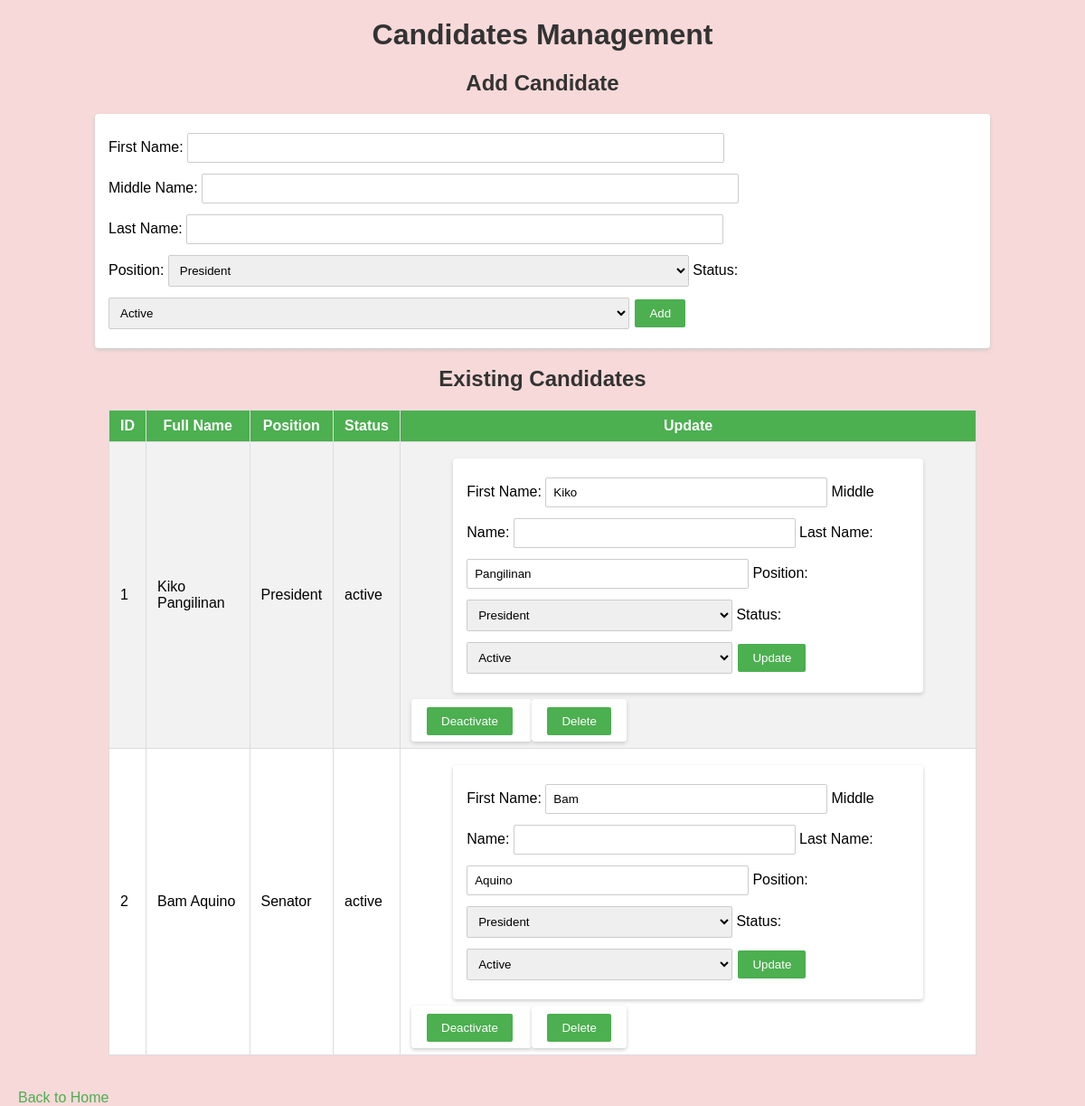
The page /candidates on the database its author committed.
### tables this page shows
CREATE TABLE candidates (
            candID INTEGER PRIMARY KEY AUTOINCREMENT,
            candFName TEXT NOT NULL,
            candMName TEXT,
            candLName TEXT NOT NULL,
            posID INTEGER NOT NULL,
            candStat TEXT NOT NULL DEFAULT 'active',
            votes INTEGER NOT NULL DEFAULT 0,
            FOREIGN KEY (posID) REFERENCES positions(posID)
        );

CREATE TABLE positions (
            posID INTEGER PRIMARY KEY AUTOINCREMENT,
            posName TEXT NOT NULL,
            numOfPositions INTEGER NOT NULL,
            posStat TEXT NOT NULL DEFAULT 'open'
        );

### app.py (the view)
@app.route("/candidates")
def candidates():
    conn = dbhelper.get_connection()
    cur = conn.cursor()
    cur.execute("""
        SELECT c.candID, c.candFName, c.candMName, c.candLName, p.posName, c.candStat
        FROM candidates c
        JOIN positions p ON c.posID = p.posID
    """)
    data = cur.fetchall()
    cur.execute("SELECT posID, posName FROM positions WHERE posStat='open'")
    positions = cur.fetchall()
    conn.close()
    return render_template("candidates.html", candidates=data, positions=positions)

### dbhelper.py (called while the page is built)
def get_connection():
    conn = sqlite3.connect(DB_NAME)
    return conn

### templates/candidates.html (shortened to what this page needs)
<!DOCTYPE html>
<html>
<head>
    <link rel="stylesheet" href="/statics/index.css">
</head>
<body>
    <h1>Candidates Management</h1>
    <h2>Add Candidate</h2>
    <form action="/candidates/add" method="POST">
        First Name: <input type="text" name="fname" required><br>
        Middle Name: <input type="text" name="mname"><br>
        Last Name: <input type="text" name="lname" required><br>
        Position:
        <select name="pos" required>
            {% for pos in positions %}
            <option value="{{ pos[0] }}">{{ pos[1] }}</option>
            {% endfor %}
        </select>
        Status:
        <select name="stat">
            <option value="active">Active</option>
        </select>
        <button type="submit">Add</button>
    </form>
    <h2>Existing Candidates</h2>
    <table>
        <tr><th>ID</th><th>Full Name</th><th>Position</th><th>Status</th><th>Update</th></tr>
        {% for c in candidates %}
        <tr>
            <td>{{ c[0] }}</td>
            <td>{{ c[1] }} {{ c[2] }} {{ c[3] }}</td>
            <td>{{ c[4] }}</td>
            <td>{{ c[5] }}</td>
            <td>
                <form action="/candidates/update" method="POST">
                    First Name: <input type="text" name="fname" value="{{ c[1] }}" required>
                    Middle Name: <input type="text" name="mname" value="{{ c[2] }}">
                    Last Name: <input type="text" name="lname" value="{{ c[3] }}" required>
                    Position:
                    <select name="pos">
                        {% for pos in positions %}
                        <option value="{{ pos[0] }}">{{ pos[1] }}</option>
                        {% endfor %}
                    </select>
                    Status:
                    <select name="stat">
                        <option value="active" {% if c[5] == 'active' %}selected{% endif %}>Active</option>
                    </select>
                    <button type="submit">Update</button>
                </form>
                {% if c[5] == 'active' %}
                <form action="/candidates/deactivate" method="POST" style="display:inline">
                    <button type="submit">Deactivate</button>
                </form>
                {% else %}
                <form action="/candidates/activate" method="POST" style="display:inline">
                    <input type="hidden" name="cid" value="{{ c[0] }}">
                    <button type="submit">Activate</button>
                </form>
                {% endif %}
                <form action="/candidates/delete" method="POST" style="display:inline" onsubmit="return confirm('Delete this candidate?');">
                    <button type="submit">Delete</button>
                </form>
            </td>
        </tr>
        {% endfor %}
    </table>
    <br><a href="/">Back to Home</a>
</body>
</html>

### statics/index.css (style rules this page uses)
body { font-family: Arial, sans-serif; background: #f7d9d9; margin: 0; padding: 0; }
h1, h2 { color: #333; text-align: center; margin-top: 20px; }
table { border-collapse: collapse; width: 80%; margin: 20px auto; background: #fff; }
th, td { border: 1px solid #ddd; padding: 8px 12px; }
th { background-color: #4CAF50; color: white; }
tr:nth-child(even) { background-color: #f2f2f2; }
form { margin: 10px auto; width: 80%; background: #fff; padding: 15px; border-radius: 4px; box-shadow: 0 2px 4px #ccc; }
input[type="text"], input[type="number"], select { width: 60%; padding: 8px; margin: 6px 0; border: 1px solid #ccc; border-radius: 2px; }
button { background-color: #4CAF50; color: white; padding: 8px 16px; margin: 6px 2px; border: none; border-radius: 2px; cursor: pointer; }
a { color: #4CAF50; text-decoration: none; margin-left: 20px; }

### rows shown on the page
candidates: candID "1", candFName "Kiko", candLName "Pangilinan", posName "President", candStat "active", fname "Kiko", lname "Pangilinan", stat "Active"
candidates: candID "2", candFName "Bam", candLName "Aquino", posName "Senator", candStat "active", fname "Bam", lname "Aquino", stat "Active"

### other values the page prints
form field pos "President"
